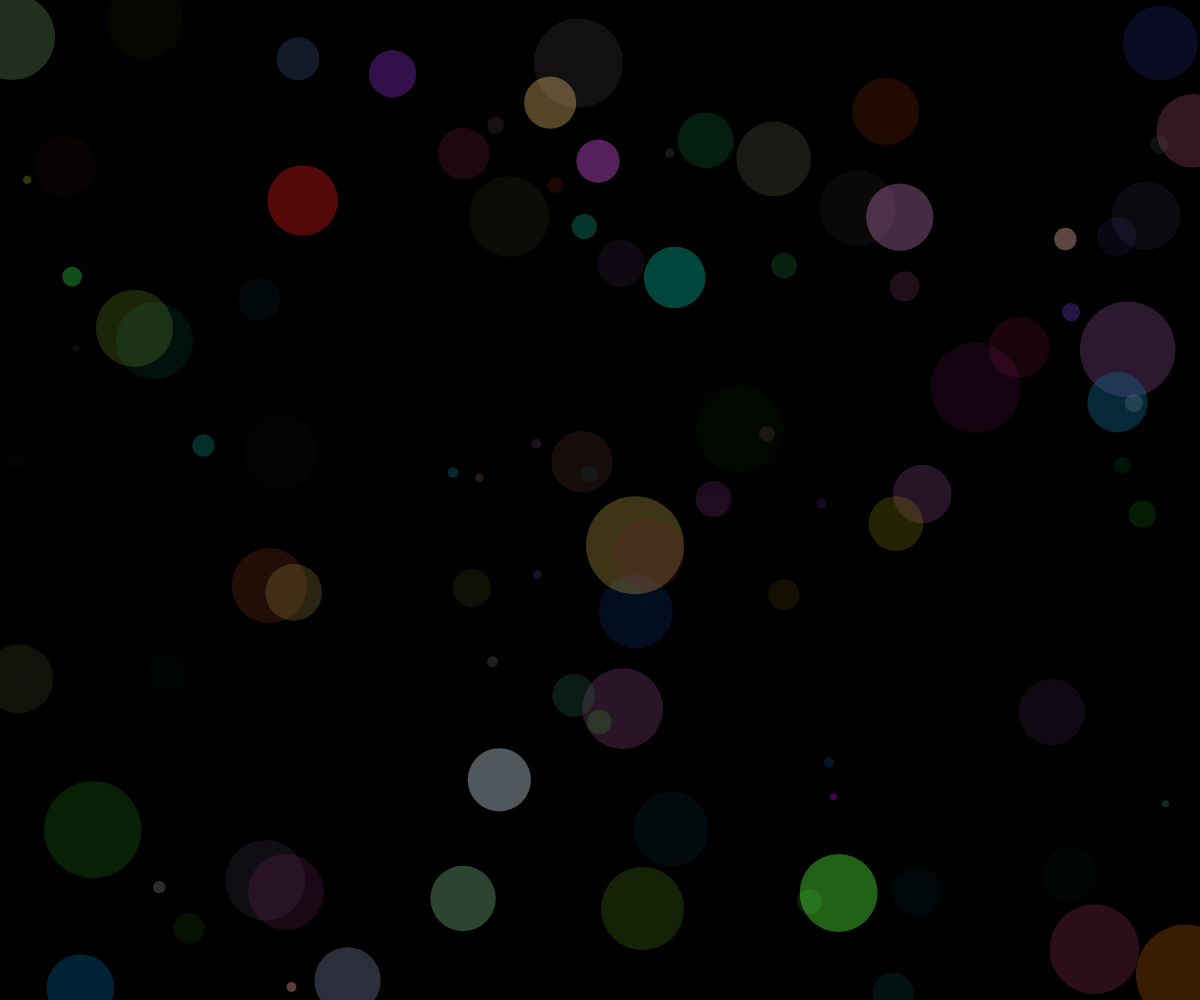
Frame 1 (no input)
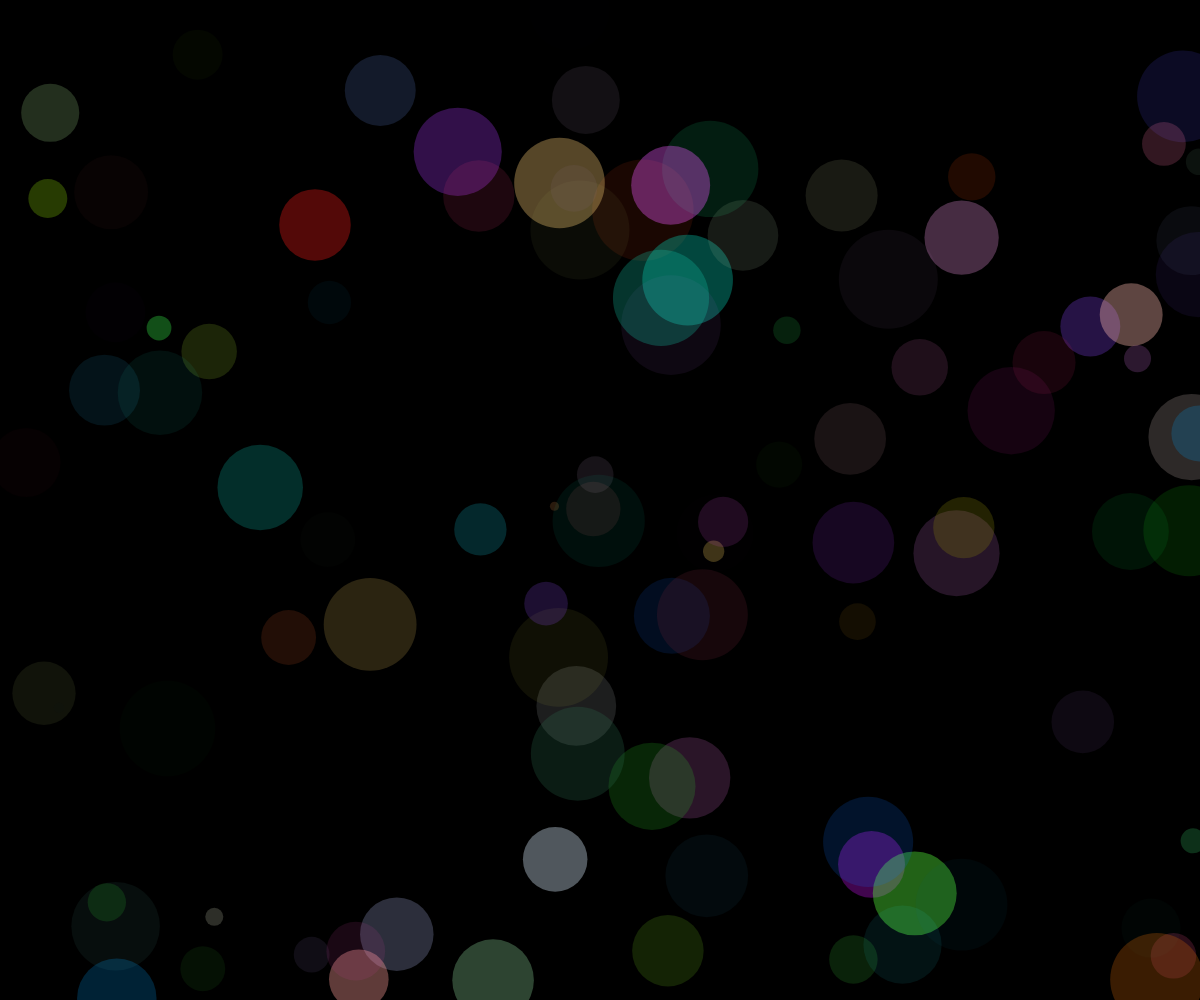
Frame 60 (no input)
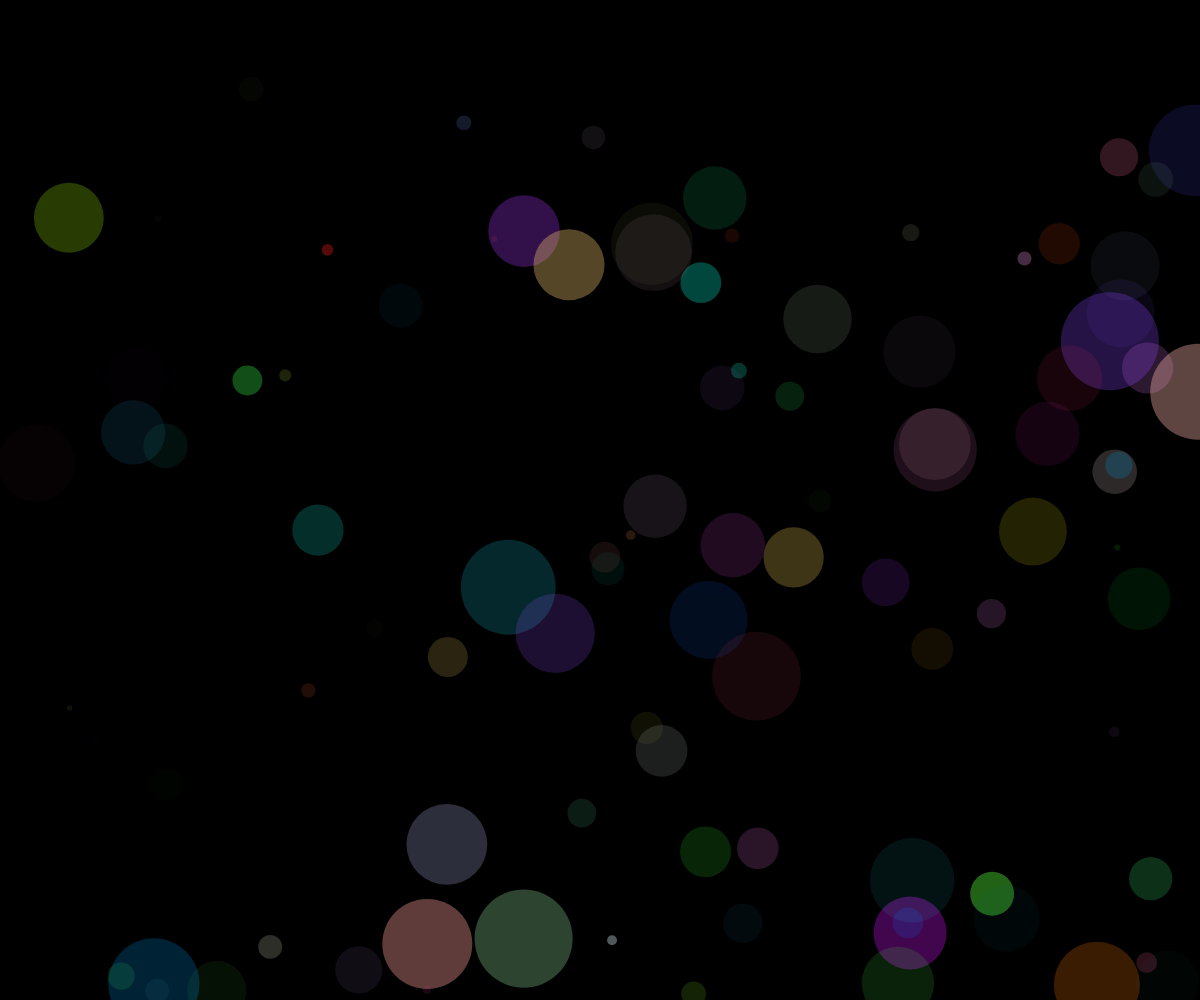
Frame 120 (the mouse pressed at the canvas centre since frame 60)

The p5.js sketch that drew these frames (run headless with seeded random() and noise() and a simulated clock; from frame 60 on, the mouse is pressed at the canvas centre):

// p5.js sketch
// ── sketch.js
const w= window.innerWidth;
const h = window.innerHeight;

let x = [];
let y = [];
let s = [];
let speedx = [];
let speedy = [];
let speedrs = [];
let r = [];
let g = [];
let b = [];
let a = [];

function setup() {
  createCanvas(w, h);
  for(let i=0;i<=100;i++) {
    x[i] = random(w);
    y[i] = random(h);
    s[i] = random(100);
    speedx[i]=random(1.5);
    speedy[i]=random(1.5);
    speedrs[i]=random(1.5);
    r[i] = random(255);
    g[i] = random(255);
    b[i] = random(255);
    a[i] = random(100);
  }
  noStroke();
}

function draw() {
  
  background(0);

  for(let i=0;i<=100;i++){  

    x[i]=x[i]+speedx[i];
    y[i]=y[i]+speedy[i];
    s[i]=s[i]+speedrs[i];
  
    if(x[i]>w || x[i]<0) {
      speedx[i]=speedx[i]*(-1);
    }
    if(y[i]>h || y[i]<0) {
      speedy[i]=speedy[i]*(-1);
    }
    if(s[i]>100 || s[i]<0) {
      speedrs[i]=speedrs[i]*(-1);
    }
    fill(r[i], g[i], b[i], a[i]);
    ellipse(x[i], y[i], s[i], s[i]);
    //rect(x[i], y[i], 100, 100);
  }
   
}
